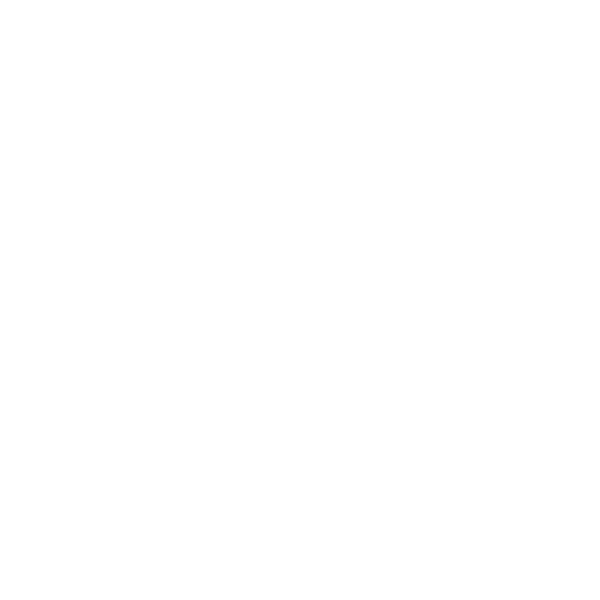
Frame 1 (no input)
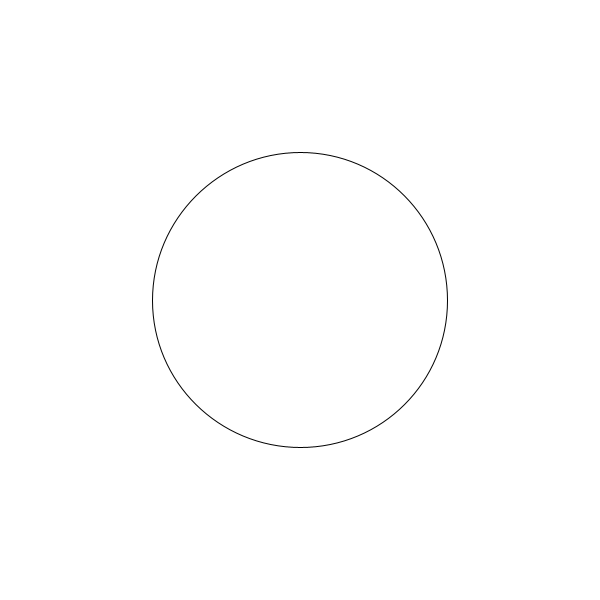
Frame 60 (the mouse pressed at the canvas centre just before this capture)
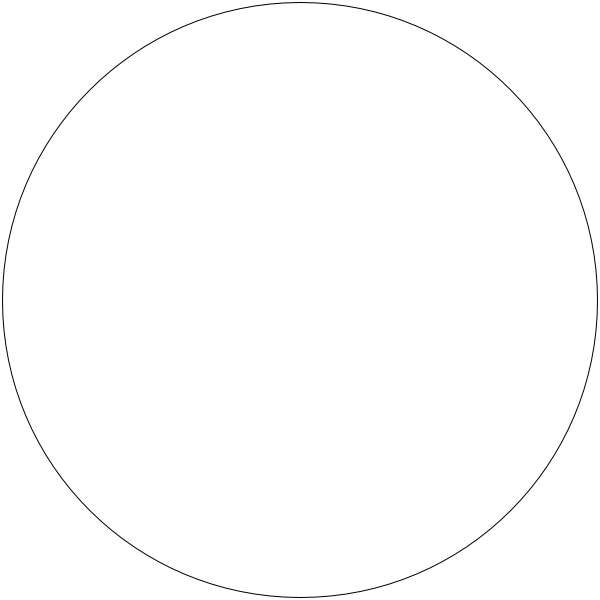
Frame 120 (the mouse held since frame 60 and released just before this capture)

The Processing sketch that drew these frames (run headless with seeded random() and noise(); from frame 60 on, the mouse is pressed at the canvas centre):

// Processing sketch: sketch_3
// ── sketch_3.pde
//gabriel

int d;

void setup(){
  size(600,600);
  d=0;
}
  
void draw(){
  background(255);
  ellipse(300,300,d,d);
  d=d+5;
  if(d>650){
    d=0;
  }
}
